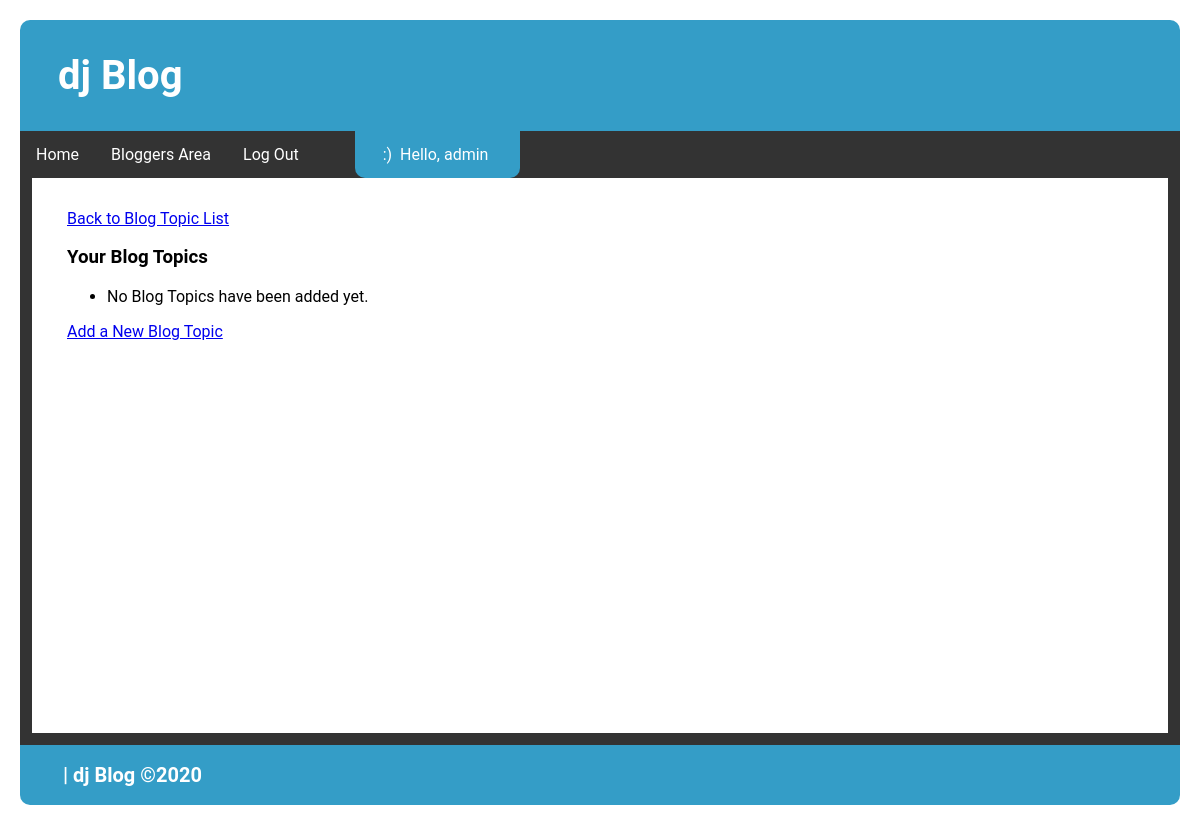
Before: /topics/ (signed in) with the older database file.
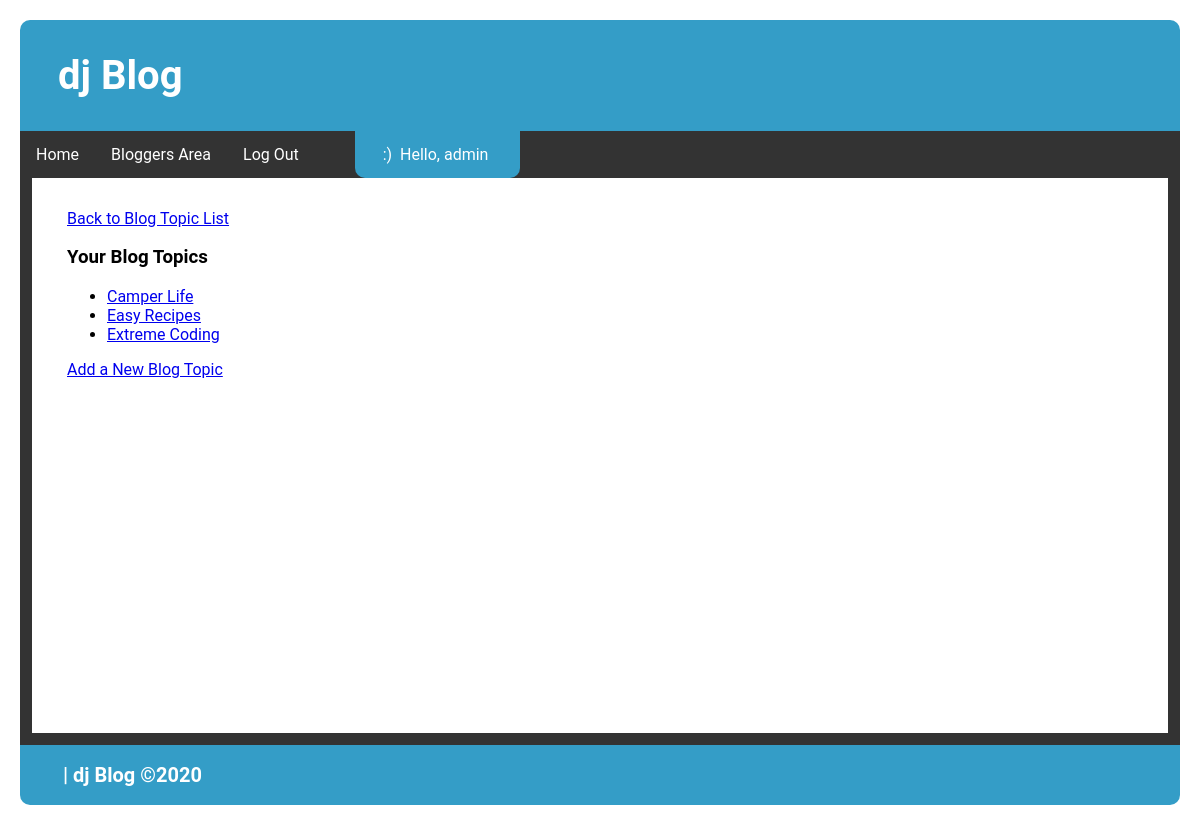
After: the same page with the newer database file.
### blog_app/models.py (models this page shows)
class Topic(models.Model):
    text = models.CharField(max_length=255)
    date_added = models.DateTimeField(auto_now_add=True)
    owner = models.ForeignKey(User, on_delete=models.CASCADE)
    def __str__(self):
        return self.text

### blog_app/views.py (the view)
# urls.py: path('topics/', views.topics, name='topics'),
@login_required
def topics(request):
    topics = Topic.objects.filter(owner=request.user).order_by('date_added')
    content = {"topics": topics}
    return render(request, 'blog_app/blog_topics.html', content)

### blog_app/templates/blog_app/blog_topics.html
{% extends 'blog_app/base.html' %}
{%load static %}
{% block content %}
<p><a href="{% url 'blog_app:index' %}">Back to Blog Topic List</a></p>
<div>
    <h3>Your Blog Topics</h3>
</div>
<ul>
    {% for topic in topics %}
        <li>
            <a href="{% url 'blog_app:topic' topic.id %}">{{ topic }}</a>
        </li>
    {% empty %}
        <li>No Blog Topics have been added yet.</li>
    {% endfor %}
</ul>
<a href="{% url 'blog_app:new_topic' %}">Add a New Blog Topic</a>
{% endblock content %}

Changed rows visible on the page:
now on this page (row edited): Topic: text "Camper Life"
now on this page (row edited): Topic: text "Easy Recipes"
now on this page (row edited): Topic: text "Extreme Coding"
Other visible differences:
text no longer shown: "No Blog Topics have been added yet."
